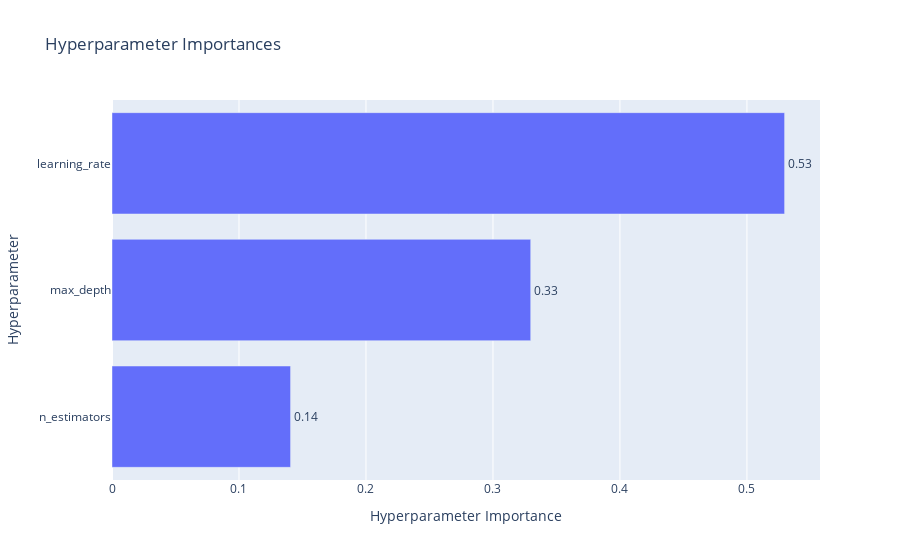

The notebook cell this image was saved under:
### Markdown cell above
### 3.1. Optuna 

Подберем на валидации оптимальные значения следующих гиперпараметров для реализации бустинга:
- `max_depth`
- `n_estimators`
- `learning_rate`

Посмотрим на оптимальный набор параметров.

### Code cell
import optuna
from optuna.visualization import plot_param_importances, plot_optimization_history
def objective(trial):
    max_depth = trial.suggest_int("max_depth", 1, 8)
    n_estimators = trial.suggest_int("n_estimators", 20, 150)
    learning_rate = trial.suggest_float("learning_rate", 0.01, 0.5, log=True)

    model_enc = Boosting(
        base_model_params={
            'max_depth': max_depth,
            'min_samples_leaf': 10
        },
        n_estimators=n_estimators,
        learning_rate=learning_rate,
        random_state=888,
        early_stopping_rounds=10,
        eval_metric='val_roc_auc',
        verbose=True
    )

    model_enc.fit(
        X_train_enc, y_train_bin,
        eval_set=(X_valid_enc, y_valid_bin),
        use_best_model=True
    )

    score = model_enc.score(X_valid_enc, y_valid_bin)
    return score


study = optuna.create_study(
    direction="maximize",
    study_name="boosting_tuning",
    load_if_exists=True
)

study.optimize(objective, n_trials=30, show_progress_bar=True)

print(f"\nBest ROC-AUC: {study.best_value:.5f}")
print("Best params:")
for key, value in study.best_params.items():
    print(f"  {key}: {value}")

fig = plot_param_importances(study)
fig.show()

### Figure 1 — Plotly figure (JSON) as saved in the notebook; plotly's stock layout.template omitted (floating-point values rounded to 4 significant figures)
{"data": [{"cliponaxis": false, "hovertemplate": ["n_estimators (IntDistribution): 0.1406225187176748<extra></extra>", "max_depth (IntDistribution): 0.3297221903086562<extra></extra>", "learning_rate (FloatDistribution): 0.5296552909736689<extra></extra>"], "name": "Objective Value", "orientation": "h", "text": ["0.14", "0.33", "0.53"], "textposition": "outside", "type": "bar", "x": [0.1406, 0.3297, 0.5297], "y": ["n_estimators", "max_depth", "learning_rate"]}], "layout": {"autosize": true, "title": {"text": "Hyperparameter Importances"}, "xaxis": {"autorange": true, "range": [0, 0.5575], "title": {"text": "Hyperparameter Importance"}, "type": "linear"}, "yaxis": {"autorange": true, "range": [-0.5, 2.5], "title": {"text": "Hyperparameter"}, "type": "category"}}}
